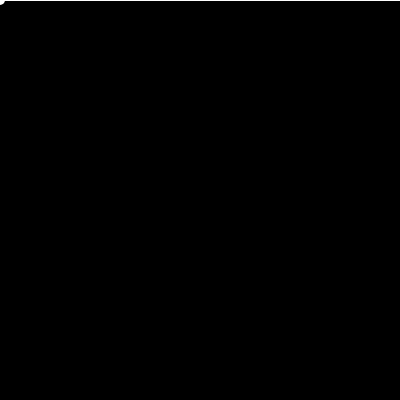
Frame 1 (no input)
Frame 60 (no input): identical to frame 1, image omitted
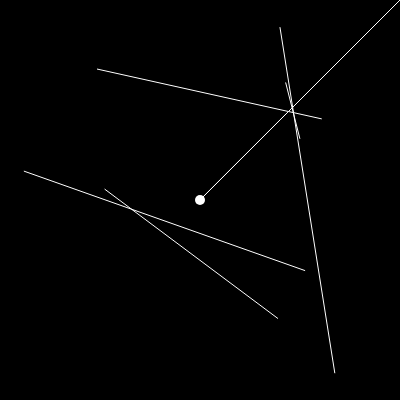
Frame 120 (the mouse pressed at the canvas centre since frame 60)

The p5.js sketch that drew these frames (run headless with seeded random() and noise() and a simulated clock; from frame 60 on, the mouse is pressed at the canvas centre):

// p5.js sketch
// ── sketch.js
var swallsx = [];
var swallsy = [];
var fwallsx = [];
var fwallsy = [];
var lx = 0;
var ly = 0;

function setup() {
    createCanvas(400, 400);
    //setWalls();
}

function draw() {
    background(0);
    stroke(255);
    angleMode(DEGREES);
    for (var i = 0; i < swallsx.length; i++) {
        strokeWeight(1);
        line(swallsx[i], swallsy[i], fwallsx[i], fwallsy[i]);
    }

    strokeWeight(10);
    point(mouseX, mouseY);

    strokeWeight(1);
    for (let a = 0; a < 360; a += 10) {
        /*if (a == 0) {
            lx = 400;
            ly = mouseY;
        } else if (a == 90) {
            lx = mouseX;
            ly = 0;
        } else if (a == 180) {
            lx = 0;
            ly = mouseY;
        } else if (a == 270) {
            lx = mouseX;
            ly = 400;
        } else */if (a < 90) {
            lx = 400;
            ly = 0;
        } else if (a ) {
            lx = mouseX;
            ly = mouseY;
        } else if (a ) {
            lx = mouseX;
            ly = mouseY;
        } else {
            lx = mouseX;
            ly = mouseY;
        }

        line(mouseX, mouseY, lx, ly);
    }
}

function mousePressed() {
    setWalls();
}

function setWalls() {
    swallsx = [];
    swallsy = [];
    fwallsx = [];
    fwallsy = [];

    for (var i = 0; i < 5; i++) {
        swallsx.push(random(0, width));
        swallsy.push(random(0, height));
        fwallsx.push(random(0, width));
        fwallsy.push(random(0, height));
    }
}
